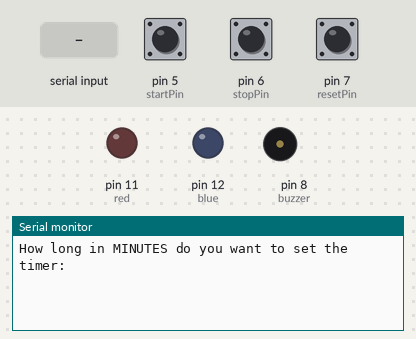
A sketch run on a simulated Arduino Uno, built with avr-gcc and run on an emulated ATmega328P. Shown: output pins drawn as LEDs (lit = HIGH), buzzer (waves = sounding, pin HIGH), the last lines printed to the serial monitor. The inputs (shaded band) are chosen by the test bench; at power-on: pin 5 (startPin) HIGH, pin 6 (stopPin) HIGH, pin 7 (resetPin) HIGH.

Above: at 1.2 s.
1.3 s: "90,45\n" received over Serial
At 3.4 s:
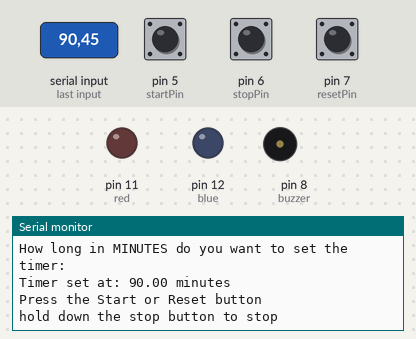
3.8 s: pin 5 (startPin) pulled LOW for 0.15 s
At 4.3 s:
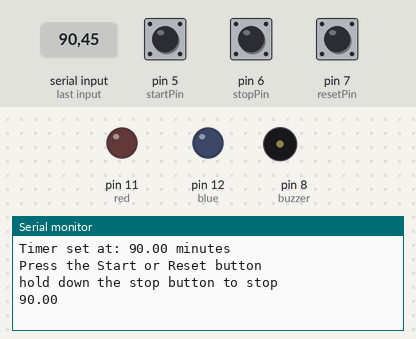
Timing chart, 0 to 6.8 s (numbered marks = the images above; inputs shaded):
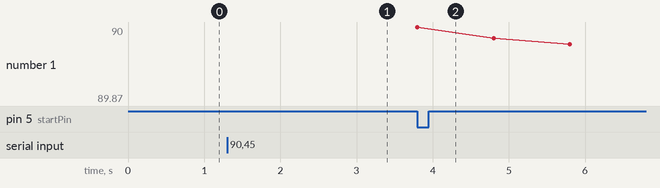

Measured:
- after the input at 1.3 s, the serial monitor: prints a new line at once (image 1)
- after the input at 3.8 s, the serial monitor: prints a new line at once (image 2)

The sketch:

SleepAlarm.ino
```cpp
#include "math.h"
int blue = 12;
int red = 11;
int buzzer = 8;
int startPin = 5;
int stopPin = 6;
int resetPin = 7;
int dt = 1000;
float timer = 0.0;
bool resetIndicator;
int stopVal;

int longtime = 3000;

void setup() {
  // put your setup code here, to run once:
  Serial.begin(9600);
  pinMode(blue,OUTPUT);
  pinMode(red,OUTPUT);
  pinMode(buzzer,OUTPUT);
  pinMode(startPin,INPUT);
  pinMode(stopPin,INPUT);
  pinMode(resetPin,INPUT);
  digitalWrite(startPin,HIGH);
  digitalWrite(stopPin,HIGH);
  digitalWrite(resetPin,HIGH);
}

void loop() {
  resetIndicator = false;
  Serial.println("How long in MINUTES do you want to set the timer: " );

  while(Serial.available() == 0) {

  }
  timer = Serial.parseFloat();
  Serial.print("Timer set at: ");
  Serial.print(timer);
  Serial.println(" minutes");
  delay(dt);
  Serial.println("");

  Serial.println("Press the Start or Reset button");
  Serial.println("hold down the stop button to stop");
  int startVal = digitalRead(startPin);
  int ResetVal = digitalRead(resetPin);
  while ((startVal != 0 && ResetVal == 1) || (startVal == 1 && ResetVal != 0) ) {
      startVal = digitalRead(startPin);
      ResetVal = digitalRead(resetPin);
  }

  if (ResetVal == 0) {
    timer = 0.0;
    Serial.println("Timer Reset");
    Serial.println("");
    delay(dt);
  } else if (startVal == 0 && timer != 0.0) {
    digitalWrite(startPin,HIGH);
    digitalWrite(resetPin,HIGH);
    for (float i = timer; i > 0.0; i-=(1.0 / 60.0)) {
      if (resetIndicator == false) {
        Serial.println(timer);
        timer = timer - (1.0 / 60.0);
        delay(dt);
        stopVal = digitalRead(stopPin);
        if (stopVal == 0) {
          Serial.println("press start to continue or press Reset button");
          while ((digitalRead(startPin) != 0 && digitalRead(resetPin) == 1) || (digitalRead(startPin) == 1 && digitalRead(resetPin) != 0) ) {
            startVal = digitalRead(startPin);
            ResetVal = digitalRead(resetPin);
          }
          if (ResetVal == 0) {
              timer = 0.0;
              Serial.println("Timer Reset");
              Serial.println("");
              resetIndicator = true;
          }
        }
      }
    }
      if (roundf(timer) == 0.00 && ResetVal == 1 && stopVal == 1) {
          Serial.println("time to wake up");
          for (int i = 0; i < 10;i++) {
            digitalWrite(buzzer,HIGH);
            digitalWrite(blue,HIGH);
            digitalWrite(red,LOW);
            delay(dt/2);
            digitalWrite(blue,LOW);
            digitalWrite(buzzer,LOW);
            digitalWrite(red,HIGH);
            delay(dt/2);
         }
         digitalWrite(red,LOW);
         Serial.println("");
      }
       }
}
```
